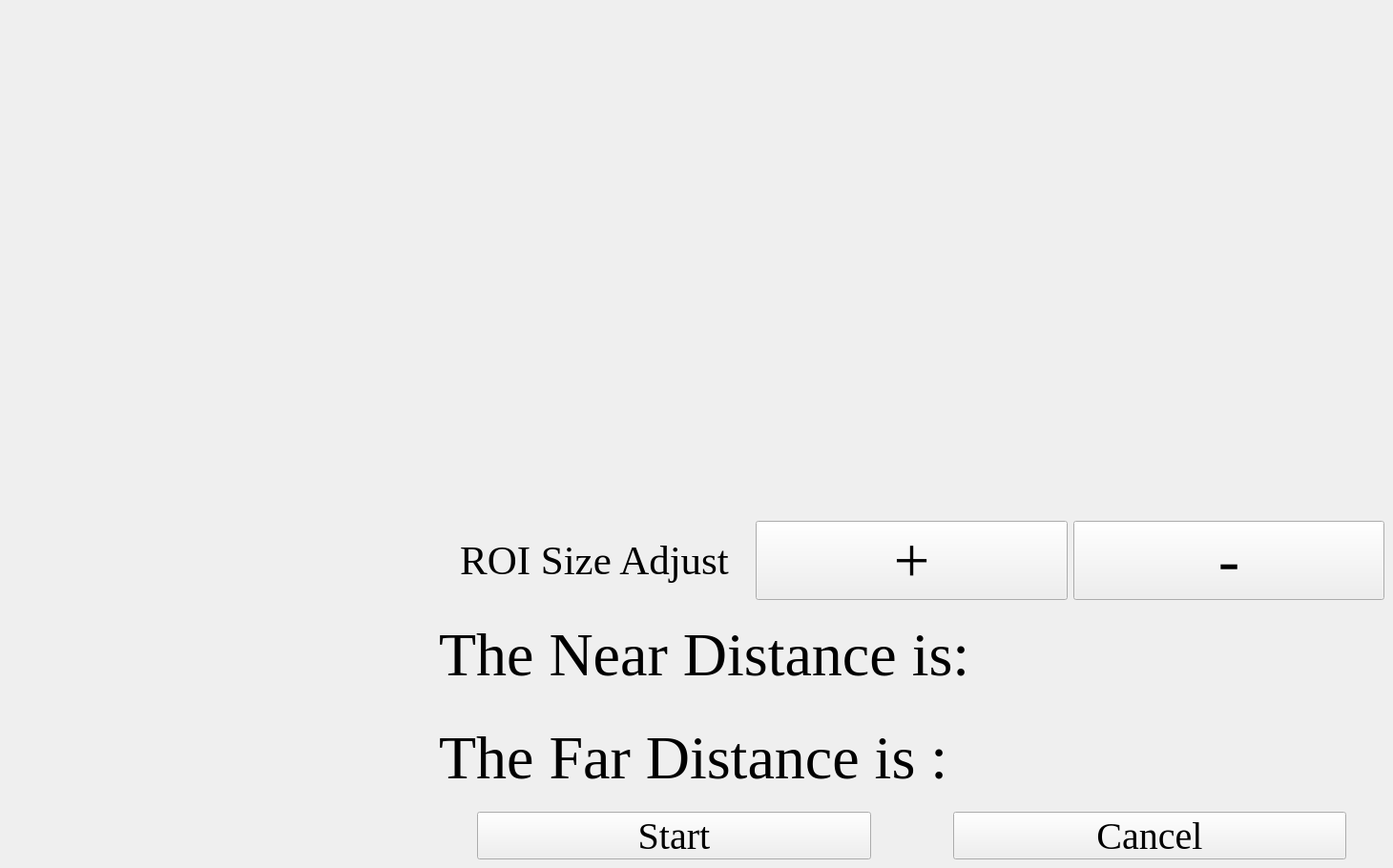
       <widget class="QWidget" name="page_6">
        <property name="sizePolicy">
         <sizepolicy hsizetype="Preferred" vsizetype="Preferred">
          <horstretch>0</horstretch>
          <verstretch>8</verstretch>
         </sizepolicy>
        </property>
        <widget class="QWidget" name="verticalLayoutWidget_5">
         <property name="geometry">
          <rect>
           <x>460</x>
           <y>0</y>
           <width>991</width>
           <height>901</height>
          </rect>
         </property>
         <layout class="QVBoxLayout" name="verticalLayout_5">
          <item>
           <layout class="QHBoxLayout" name="horizontalLayout_8">
            <item>
             <spacer name="horizontalSpacer_3">
              <property name="orientation">
               <enum>Qt::Horizontal</enum>
              </property>
              <property name="sizeHint" stdset="0">
               <size>
                <width>40</width>
                <height>20</height>
               </size>
              </property>
             </spacer>
            </item>
            <item>
             <widget class="QLabel" name="label_6">
              <property name="sizePolicy">
               <sizepolicy hsizetype="Minimum" vsizetype="Minimum">
                <horstretch>0</horstretch>
                <verstretch>0</verstretch>
               </sizepolicy>
              </property>
              <property name="minimumSize">
               <size>
                <width>640</width>
                <height>480</height>
               </size>
              </property>
              <property name="text">
               <string/>
              </property>
              <property name="alignment">
               <set>Qt::AlignCenter</set>
              </property>
             </widget>
            </item>
            <item>
             <spacer name="horizontalSpacer_4">
              <property name="orientation">
               <enum>Qt::Horizontal</enum>
              </property>
              <property name="sizeHint" stdset="0">
               <size>
                <width>40</width>
                <height>20</height>
               </size>
              </property>
             </spacer>
            </item>
           </layout>
          </item>
          <item>
           <spacer name="verticalSpacer_9">
            <property name="orientation">
             <enum>Qt::Vertical</enum>
            </property>
            <property name="sizeType">
             <enum>QSizePolicy::Fixed</enum>
            </property>
            <property name="sizeHint" stdset="0">
             <size>
              <width>20</width>
              <height>60</height>
             </size>
            </property>
           </spacer>
          </item>
          <item>
           <layout class="QHBoxLayout" name="horizontalLayout_11">
            <item>
             <widget class="QLabel" name="label_88">
              <property name="font">
               <font>
                <family>Times New Roman</family>
                <pointsize>32</pointsize>
                <weight>50</weight>
                <bold>false</bold>
               </font>
              </property>
              <property name="text">
               <string>ROI Size Adjust</string>
              </property>
              <property name="alignment">
               <set>Qt::AlignCenter</set>
              </property>
             </widget>
            </item>
            <item>
             <widget class="QPushButton" name="pushButton_27">
              <property name="sizePolicy">
               <sizepolicy hsizetype="Minimum" vsizetype="Maximum">
                <horstretch>0</horstretch>
                <verstretch>0</verstretch>
               </sizepolicy>
              </property>
              <property name="font">
               <font>
                <family>Times New Roman</family>
                <pointsize>50</pointsize>
                <weight>50</weight>
                <bold>false</bold>
               </font>
              </property>
              <property name="text">
               <string>+</string>
              </property>
             </widget>
            </item>
            <item>
             <widget class="QPushButton" name="pushButton_28">
              <property name="sizePolicy">
               <sizepolicy hsizetype="Minimum" vsizetype="Maximum">
                <horstretch>0</horstretch>
                <verstretch>0</verstretch>
               </sizepolicy>
              </property>
              <property name="font">
               <font>
                <family>Times New Roman</family>
                <pointsize>50</pointsize>
                <weight>50</weight>
                <bold>false</bold>
               </font>
              </property>
              <property name="text">
               <string>-</string>
              </property>
             </widget>
            </item>
           </layout>
          </item>
          <item>
           <layout class="QVBoxLayout" name="verticalLayout_6">
            <item>
             <widget class="QLabel" name="label_7">
              <property name="font">
               <font>
                <family>Times New Roman</family>
                <pointsize>48</pointsize>
               </font>
              </property>
              <property name="text">
               <string>The Near Distance is: </string>
              </property>
             </widget>
            </item>
            <item>
             <widget class="QLabel" name="label_8">
              <property name="font">
               <font>
                <family>Times New Roman</family>
                <pointsize>48</pointsize>
               </font>
              </property>
              <property name="text">
               <string>The Far Distance is : </string>
              </property>
             </widget>
            </item>
           </layout>
          </item>
          <item>
           <layout class="QHBoxLayout" name="horizontalLayout_7">
            <item>
             <spacer name="horizontalSpacer_5">
              <property name="orientation">
               <enum>Qt::Horizontal</enum>
              </property>
              <property name="sizeType">
               <enum>QSizePolicy::Preferred</enum>
              </property>
              <property name="sizeHint" stdset="0">
               <size>
                <width>40</width>
                <height>20</height>
               </size>
              </property>
             </spacer>
            </item>
            <item>
             <widget class="QPushButton" name="pushButton_11">
              <property name="sizePolicy">
               <sizepolicy hsizetype="Maximum" vsizetype="Maximum">
                <horstretch>0</horstretch>
                <verstretch>0</verstretch>
               </sizepolicy>
              </property>
              <property name="minimumSize">
               <size>
                <width>20</width>
                <height>5</height>
               </size>
              </property>
              <property name="maximumSize">
               <size>
                <width>500</width>
                <height>50</height>
               </size>
              </property>
              <property name="font">
               <font>
                <family>Times New Roman</family>
                <pointsize>30</pointsize>
               </font>
              </property>
              <property name="text">
               <string>Start</string>
              </property>
             </widget>
            </item>
            <item>
             <spacer name="horizontalSpacer_8">
              <property name="orientation">
               <enum>Qt::Horizontal</enum>
              </property>
              <property name="sizeType">
               <enum>QSizePolicy::Preferred</enum>
              </property>
              <property name="sizeHint" stdset="0">
               <size>
                <width>40</width>
                <height>20</height>
               </size>
              </property>
             </spacer>
            </item>
            <item>
             <spacer name="horizontalSpacer_7">
              <property name="orientation">
               <enum>Qt::Horizontal</enum>
              </property>
              <property name="sizeType">
               <enum>QSizePolicy::Preferred</enum>
              </property>
              <property name="sizeHint" stdset="0">
               <size>
                <width>40</width>
                <height>20</height>
               </size>
              </property>
             </spacer>
            </item>
            <item>
             <widget class="QPushButton" name="pushButton_12">
              <property name="sizePolicy">
               <sizepolicy hsizetype="Maximum" vsizetype="Maximum">
                <horstretch>0</horstretch>
                <verstretch>0</verstretch>
               </sizepolicy>
              </property>
              <property name="maximumSize">
               <size>
                <width>500</width>
                <height>50</height>
               </size>
              </property>
              <property name="font">
               <font>
                <family>Times New Roman</family>
                <pointsize>30</pointsize>
               </font>
              </property>
              <property name="text">
               <string>Cancel</string>
              </property>
             </widget>
            </item>
            <item>
             <spacer name="horizontalSpacer_6">
              <property name="orientation">
               <enum>Qt::Horizontal</enum>
              </property>
              <property name="sizeType">
               <enum>QSizePolicy::Preferred</enum>
              </property>
              <property name="sizeHint" stdset="0">
               <size>
                <width>40</width>
                <height>20</height>
               </size>
              </property>
             </spacer>
            </item>
           </layout>
          </item>
         </layout>
        </widget>
       </widget>
